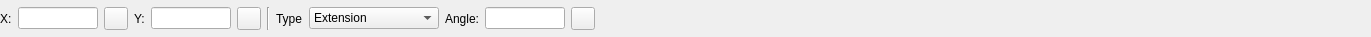
<?xml version="1.0" encoding="UTF-8"?>
<ui version="4.0">
 <class>LC_CenterMarkOptionsWidget</class>
 <widget class="QWidget" name="LC_CenterMarkOptionsWidget">
  <property name="geometry">
   <rect>
    <x>0</x>
    <y>0</y>
    <width>1371</width>
    <height>37</height>
   </rect>
  </property>
  <property name="sizePolicy">
   <sizepolicy hsizetype="MinimumExpanding" vsizetype="Preferred">
    <horstretch>2</horstretch>
    <verstretch>0</verstretch>
   </sizepolicy>
  </property>
  <property name="windowTitle">
   <string>Form</string>
  </property>
  <layout class="QGridLayout" name="gridLayout">
   <property name="leftMargin">
    <number>0</number>
   </property>
   <property name="topMargin">
    <number>1</number>
   </property>
   <property name="rightMargin">
    <number>0</number>
   </property>
   <property name="bottomMargin">
    <number>1</number>
   </property>
   <item row="0" column="7">
    <widget class="QLabel" name="label_3">
     <property name="text">
      <string>Type</string>
     </property>
    </widget>
   </item>
   <item row="0" column="4">
    <widget class="QLineEdit" name="leY">
     <property name="sizePolicy">
      <sizepolicy hsizetype="Preferred" vsizetype="Fixed">
       <horstretch>0</horstretch>
       <verstretch>0</verstretch>
      </sizepolicy>
     </property>
     <property name="minimumSize">
      <size>
       <width>80</width>
       <height>0</height>
      </size>
     </property>
     <property name="maximumSize">
      <size>
       <width>60</width>
       <height>16777215</height>
      </size>
     </property>
     <property name="toolTip">
      <string>Vertical dimension of the cross</string>
     </property>
    </widget>
   </item>
   <item row="0" column="12">
    <spacer name="horizontalSpacer">
     <property name="orientation">
      <enum>Qt::Orientation::Horizontal</enum>
     </property>
     <property name="sizeHint" stdset="0">
      <size>
       <width>0</width>
       <height>20</height>
      </size>
     </property>
    </spacer>
   </item>
   <item row="0" column="9">
    <widget class="QLabel" name="label_4">
     <property name="text">
      <string>Angle:</string>
     </property>
    </widget>
   </item>
   <item row="0" column="10">
    <widget class="QLineEdit" name="leAngle">
     <property name="sizePolicy">
      <sizepolicy hsizetype="Preferred" vsizetype="Fixed">
       <horstretch>0</horstretch>
       <verstretch>0</verstretch>
      </sizepolicy>
     </property>
     <property name="minimumSize">
      <size>
       <width>80</width>
       <height>0</height>
      </size>
     </property>
     <property name="maximumSize">
      <size>
       <width>50</width>
       <height>16777215</height>
      </size>
     </property>
     <property name="toolTip">
      <string>Rotation angle for cross around center</string>
     </property>
    </widget>
   </item>
   <item row="0" column="1">
    <widget class="QLineEdit" name="leX">
     <property name="sizePolicy">
      <sizepolicy hsizetype="Preferred" vsizetype="Fixed">
       <horstretch>0</horstretch>
       <verstretch>0</verstretch>
      </sizepolicy>
     </property>
     <property name="minimumSize">
      <size>
       <width>80</width>
       <height>0</height>
      </size>
     </property>
     <property name="maximumSize">
      <size>
       <width>60</width>
       <height>16777215</height>
      </size>
     </property>
     <property name="toolTip">
      <string>Horizontal dimension of cross</string>
     </property>
    </widget>
   </item>
   <item row="0" column="0">
    <widget class="QLabel" name="label">
     <property name="text">
      <string>X:</string>
     </property>
    </widget>
   </item>
   <item row="0" column="6">
    <widget class="Line" name="line">
     <property name="orientation">
      <enum>Qt::Orientation::Vertical</enum>
     </property>
    </widget>
   </item>
   <item row="0" column="2">
    <widget class="QToolButton" name="tbPickX">
     <property name="toolTip">
      <string>Pick X value from drawing</string>
     </property>
     <property name="text">
      <string/>
     </property>
     <property name="icon">
      <iconset resource="../../../../res/icons/icons.qrc">
       <normaloff>:/icons/interactive_pick_distance.lci</normaloff>:/icons/interactive_pick_distance.lci</iconset>
     </property>
    </widget>
   </item>
   <item row="0" column="3">
    <widget class="QLabel" name="label_2">
     <property name="text">
      <string>Y:</string>
     </property>
    </widget>
   </item>
   <item row="0" column="8">
    <widget class="QComboBox" name="cbMode">
     <property name="sizePolicy">
      <sizepolicy hsizetype="Preferred" vsizetype="Fixed">
       <horstretch>3</horstretch>
       <verstretch>0</verstretch>
      </sizepolicy>
     </property>
     <property name="minimumSize">
      <size>
       <width>110</width>
       <height>0</height>
      </size>
     </property>
     <property name="maximumSize">
      <size>
       <width>130</width>
       <height>16777215</height>
      </size>
     </property>
     <property name="toolTip">
      <string>Defines how to apply dimensions of cross</string>
     </property>
     <property name="maxVisibleItems">
      <number>3</number>
     </property>
     <property name="insertPolicy">
      <enum>QComboBox::InsertPolicy::InsertAlphabetically</enum>
     </property>
     <property name="sizeAdjustPolicy">
      <enum>QComboBox::SizeAdjustPolicy::AdjustToContents</enum>
     </property>
     <property name="minimumContentsLength">
      <number>20</number>
     </property>
     <item>
      <property name="text">
       <string>Extension</string>
      </property>
     </item>
     <item>
      <property name="text">
       <string>Total Length</string>
      </property>
     </item>
     <item>
      <property name="text">
       <string>Percent</string>
      </property>
     </item>
    </widget>
   </item>
   <item row="0" column="5">
    <widget class="QToolButton" name="tbPickY">
     <property name="toolTip">
      <string>Pick Y value from drawing</string>
     </property>
     <property name="text">
      <string/>
     </property>
     <property name="icon">
      <iconset resource="../../../../res/icons/icons.qrc">
       <normaloff>:/icons/interactive_pick_distance.lci</normaloff>:/icons/interactive_pick_distance.lci</iconset>
     </property>
    </widget>
   </item>
   <item row="0" column="11">
    <widget class="QToolButton" name="tbPickAngle">
     <property name="toolTip">
      <string>Pick angle from drawing</string>
     </property>
     <property name="text">
      <string/>
     </property>
     <property name="icon">
      <iconset resource="../../../../res/icons/icons.qrc">
       <normaloff>:/icons/interactive_pick_angle.lci</normaloff>:/icons/interactive_pick_angle.lci</iconset>
     </property>
    </widget>
   </item>
  </layout>
 </widget>
 <resources>
  <include location="../../../../res/icons/icons.qrc"/>
 </resources>
 <connections/>
</ui>
